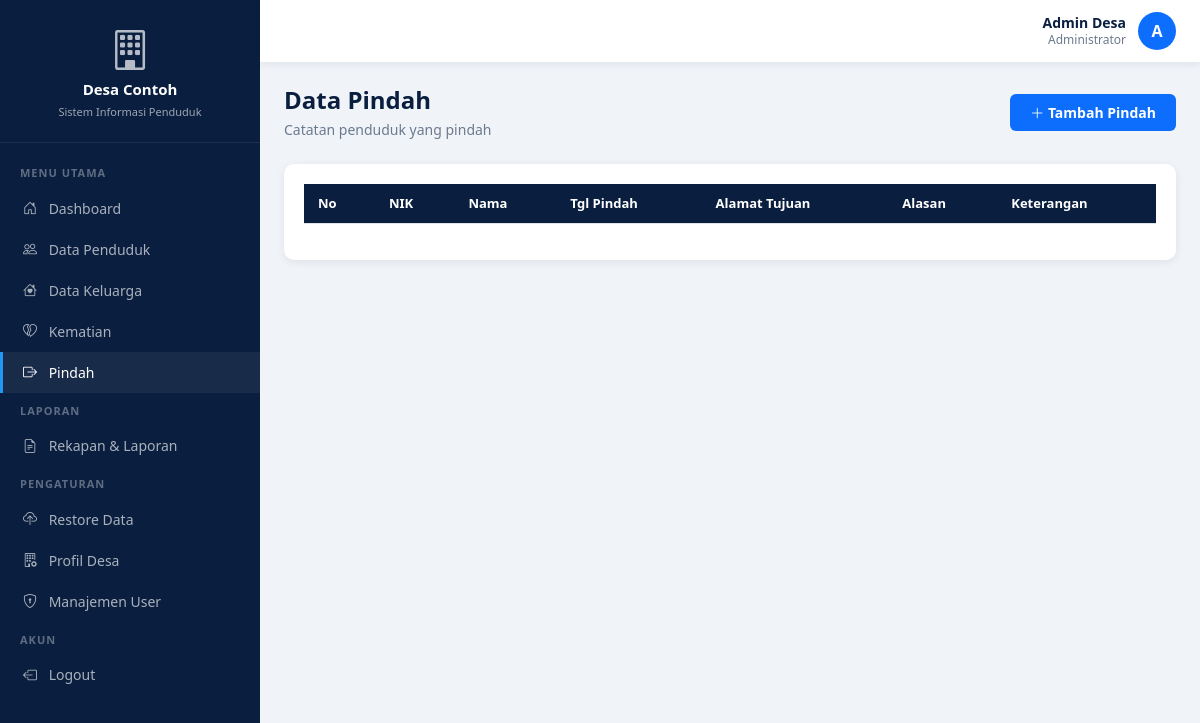
The app's page /admin/pindah/index.php (signed in), older data.
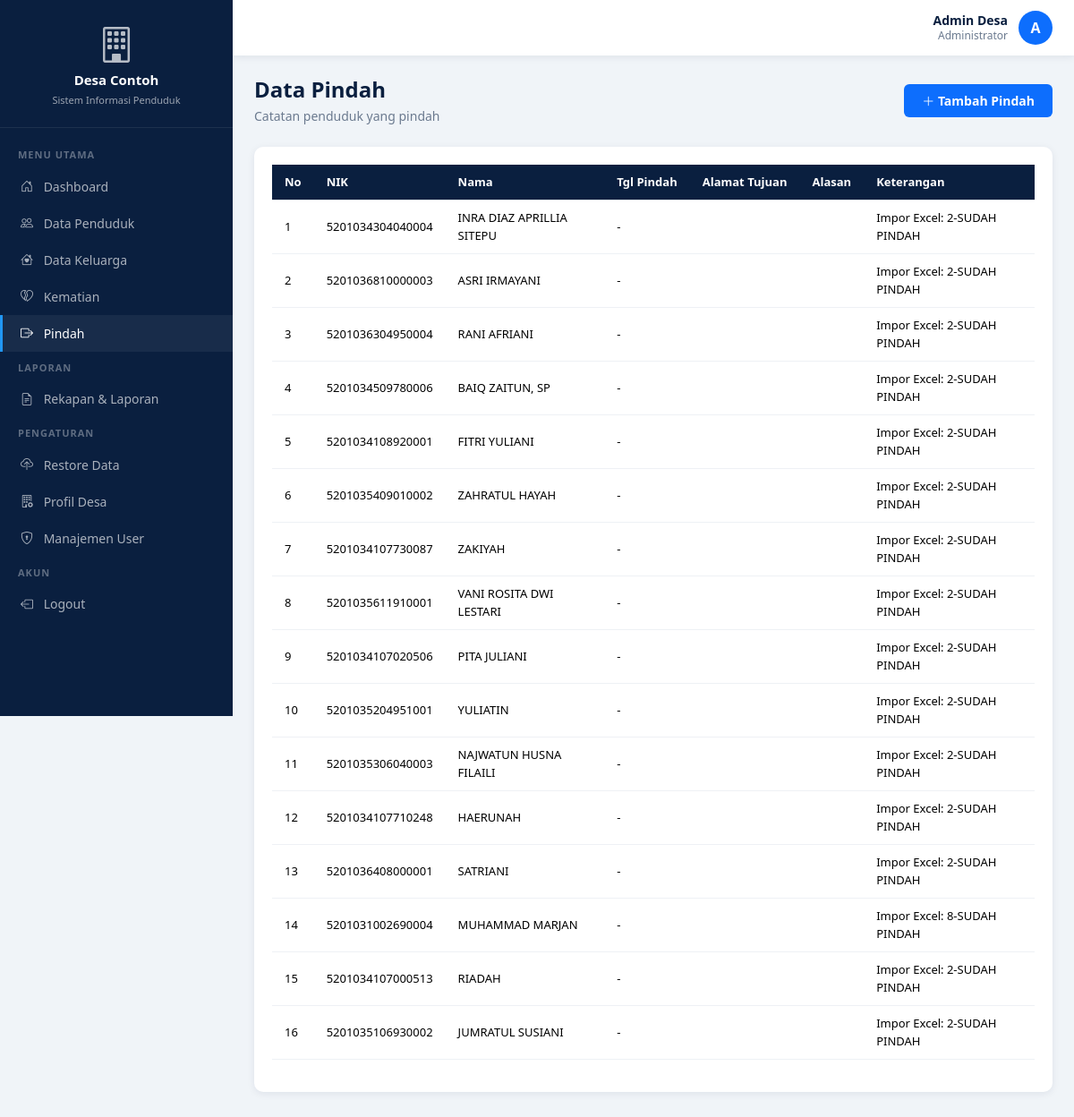
The same page, newer data.
### tables this page shows
CREATE TABLE IF NOT EXISTS pindah (
    id INT AUTO_INCREMENT PRIMARY KEY,
    penduduk_id INT NOT NULL,
    tgl_pindah DATE DEFAULT NULL,
    alamat_tujuan TEXT DEFAULT NULL,
    alasan_pindah VARCHAR(100) DEFAULT '',
    keterangan TEXT DEFAULT NULL,
    tgl_input DATETIME DEFAULT CURRENT_TIMESTAMP,
    FOREIGN KEY (penduduk_id) REFERENCES penduduk(id) ON DELETE CASCADE
);

CREATE TABLE IF NOT EXISTS penduduk (
    id INT AUTO_INCREMENT PRIMARY KEY,
    nik VARCHAR(16) UNIQUE NOT NULL,
    no_kk VARCHAR(16) DEFAULT NULL,
    hubungan_keluarga ENUM('KEPALA KELUARGA','SUAMI','ISTRI','ANAK','MENANTU','CUCU','ORANG TUA','MERTUA','FAMILI LAIN','LAINNYA') DEFAULT 'LAINNYA',
    nama VARCHAR(100) NOT NULL,
    tempat_lahir VARCHAR(50) DEFAULT '',
    tanggal_lahir DATE DEFAULT NULL,
    jenis_kelamin ENUM('L','P') DEFAULT 'L',
    alamat TEXT DEFAULT NULL,
    rt VARCHAR(3) DEFAULT '',
    rw VARCHAR(3) DEFAULT '',
    dusun VARCHAR(50) DEFAULT '',
    agama VARCHAR(20) DEFAULT '',
    status_perkawinan VARCHAR(20) DEFAULT '',
    pekerjaan VARCHAR(50) DEFAULT '',
    kewarganegaraan VARCHAR(10) DEFAULT 'WNI',
    status_hidup ENUM('hidup','meninggal','pindah') DEFAULT 'hidup',
    tgl_input DATETIME DEFAULT CURRENT_TIMESTAMP
);

### config/functions.php (called while the page is built, shortened)
<?php
function formatTanggal($date) {
    if (!$date || $date == '0000-00-00') return '-';
    $months = ['', 'Januari', 'Februari', 'Maret', 'April', 'Mei', 'Juni', 'Juli', 'Agustus', 'September', 'Oktober', 'November', 'Desember'];
    $d = date_parse($date);
    return $d['day'] . ' ' . $months[$d['month']] . ' ' . $d['year'];
}

### admin/pindah/index.php (the view, shortened to what this page needs)
<?php
require_once '../../config/functions.php';
$stmt = $pdo->query("SELECT pi.*, p.nama, p.nik FROM pindah pi JOIN penduduk p ON pi.penduduk_id = p.id ORDER BY pi.id DESC");
$pindah = $stmt->fetchAll();
?>
<!DOCTYPE html>
<html lang="id">
<head>
    <link href="https://cdn.jsdelivr.net/npm/bootstrap@5.3.3/dist/css/bootstrap.min.css" rel="stylesheet">
    <link rel="stylesheet" href="https://cdn.jsdelivr.net/npm/bootstrap-icons@1.11.3/font/bootstrap-icons.min.css">
    <link rel="stylesheet" href="https://cdn.datatables.net/1.13.6/css/dataTables.bootstrap5.min.css">
    <link rel="stylesheet" href="../../assets/css/style.css">
</head>
<body>
    <?php include '../layout/sidebar.php'; ?>
    <div class="main-content">
        <?php include '../layout/topbar.php'; ?>
        <div class="content-wrapper">
            <div class="page-header d-flex justify-content-between align-items-center">
                <div>
                    <h4>Data Pindah</h4>
                    <p>Catatan penduduk yang pindah</p>
                </div>
                <a href="tambah.php" class="btn btn-primary"><i class="bi bi-plus-lg"></i> Tambah Pindah</a>
            </div>
            <div class="card">
                <div class="card-body">
                    <div class="table-responsive">
                        <table class="table table-custom table-datatable">
                            <thead>
                                <tr>
                                    <th>No</th>
                                    <th>NIK</th>
                                    <th>Nama</th>
                                    <th>Tgl Pindah</th>
                                    <th>Alamat Tujuan</th>
                                    <th>Alasan</th>
                                    <th>Keterangan</th>
                                </tr>
                            </thead>
                            <tbody>
                                <?php $no = 1; foreach ($pindah as $pi): ?>
                                <tr>
                                    <td><?= $no++ ?></td>
                                    <td><?= htmlspecialchars($pi['nik']) ?></td>
                                    <td><?= htmlspecialchars($pi['nama']) ?></td>
                                    <td><?= formatTanggal($pi['tgl_pindah']) ?></td>
                                    <td><?= htmlspecialchars($pi['alamat_tujuan']) ?></td>
                                    <td><?= htmlspecialchars($pi['alasan_pindah']) ?></td>
                                    <td><?= htmlspecialchars($pi['keterangan']) ?></td>
                                </tr>
                                <?php endforeach; ?>
                            </tbody>
                        </table>
                    </div>
                </div>
            </div>
        </div>
    </div>
</body>
</html>

Row changes from the older to the newer data that the page shows:
added pindah: penduduk.nik "5201034304040004", penduduk.nama "INRA DIAZ APRILLIA SITEPU", tgl_pindah "-", keterangan "Impor Excel: 2-SUDAH PINDAH"
added pindah: penduduk.nik "5201036810000003", penduduk.nama "ASRI IRMAYANI", tgl_pindah "-", keterangan "Impor Excel: 2-SUDAH PINDAH"
added pindah: penduduk.nik "5201036304950004", penduduk.nama "RANI AFRIANI", tgl_pindah "-", keterangan "Impor Excel: 2-SUDAH PINDAH"
added pindah: penduduk.nik "5201034509780006", penduduk.nama "BAIQ ZAITUN, SP", tgl_pindah "-", keterangan "Impor Excel: 2-SUDAH PINDAH"
added pindah: penduduk.nik "5201034108920001", penduduk.nama "FITRI YULIANI", tgl_pindah "-", keterangan "Impor Excel: 2-SUDAH PINDAH"
added pindah: penduduk.nik "5201035409010002", penduduk.nama "ZAHRATUL HAYAH", tgl_pindah "-", keterangan "Impor Excel: 2-SUDAH PINDAH"
added pindah: penduduk.nik "5201034107730087", penduduk.nama "ZAKIYAH", tgl_pindah "-", keterangan "Impor Excel: 2-SUDAH PINDAH"
added pindah: penduduk.nik "5201035611910001", penduduk.nama "VANI ROSITA DWI LESTARI", tgl_pindah "-", keterangan "Impor Excel: 2-SUDAH PINDAH"
added pindah: penduduk.nik "5201034107020506", penduduk.nama "PITA JULIANI", tgl_pindah "-", keterangan "Impor Excel: 2-SUDAH PINDAH"
added pindah: penduduk.nik "5201035204951001", penduduk.nama "YULIATIN", tgl_pindah "-", keterangan "Impor Excel: 2-SUDAH PINDAH"
added pindah: penduduk.nik "5201035306040003", penduduk.nama "NAJWATUN HUSNA FILAILI", tgl_pindah "-", keterangan "Impor Excel: 2-SUDAH PINDAH"
added pindah: penduduk.nik "5201034107710248", penduduk.nama "HAERUNAH", tgl_pindah "-", keterangan "Impor Excel: 2-SUDAH PINDAH"
added pindah: penduduk.nik "5201036408000001", penduduk.nama "SATRIANI", tgl_pindah "-", keterangan "Impor Excel: 2-SUDAH PINDAH"
added pindah: penduduk.nik "5201031002690004", penduduk.nama "MUHAMMAD MARJAN", tgl_pindah "-", keterangan "Impor Excel: 8-SUDAH PINDAH"
added pindah: penduduk.nik "5201034107000513", penduduk.nama "RIADAH", tgl_pindah "-", keterangan "Impor Excel: 2-SUDAH PINDAH"
added pindah: penduduk.nik "5201035106930002", penduduk.nama "JUMRATUL SUSIANI", tgl_pindah "-", keterangan "Impor Excel: 2-SUDAH PINDAH"
